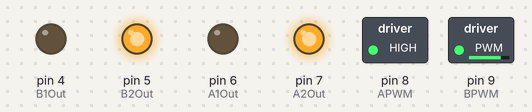
A sketch run on a simulated Arduino Uno, built with avr-gcc and run on an emulated ATmega328P. Shown: switched loads named in the sketch (green lamp = pin HIGH), output pins drawn as LEDs (lit = HIGH).

Above: at 0.05 s.
At 3.05 s:
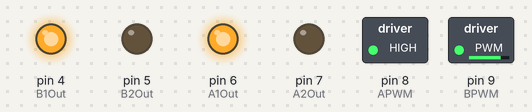
At 5.95 s:
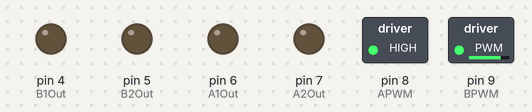
Timing chart, 0 to 6.9 s (numbered marks = the images above):
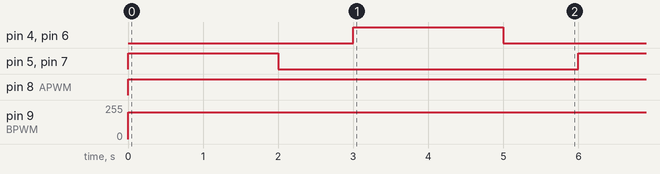

Measured:
- by itself, pin 4 (B1Out), pin 5 (B2Out), pin 6 (A1Out), pin 7 (A2Out): alternates HIGH for 2.0 s and LOW for 4.0 s
- by itself, pin 8 (APWM): LOW → HIGH at 0.00 s
- by itself, pin 9 (BPWM): 0/255 → 200/255 at 0.00 s

The sketch:

motor_test.ino
```cpp
int B1Out = 4;
int B2Out = 5;
int A1Out = 6;
int A2Out = 7;
int APWM = 8;
int BPWM = 9;

void setup() {
  pinMode(A1Out, OUTPUT);
  pinMode(A2Out, OUTPUT);
  pinMode(B1Out, OUTPUT);
  pinMode(B2Out, OUTPUT);
  pinMode(APWM, OUTPUT);
  pinMode(BPWM, OUTPUT);
}

void loop() {
 analogWrite(APWM, 200);
 analogWrite(BPWM, 200);
 digitalWrite(A1Out, LOW);
 digitalWrite(A2Out, HIGH);
 digitalWrite(B1Out, LOW);
 digitalWrite(B2Out, HIGH);
 delay(2000);
 digitalWrite(A1Out, LOW);
 digitalWrite(A2Out, LOW);
 digitalWrite(B1Out, LOW);
 digitalWrite(B2Out, LOW);
 delay(1000);
 digitalWrite(A1Out, HIGH);
 digitalWrite(A2Out, LOW);
 digitalWrite(B1Out, HIGH);
 digitalWrite(B2Out, LOW);
 delay(2000);
 digitalWrite(A1Out, LOW);
 digitalWrite(A2Out, LOW);
 digitalWrite(B1Out, LOW);
 digitalWrite(B2Out, LOW);
 delay(1000);
}
```
